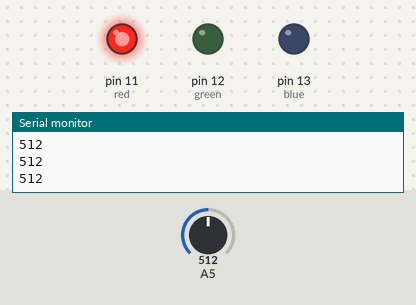
Bench run of a sketch on a simulated Arduino Uno, built with avr-gcc and run on an emulated ATmega328P. Parts: output pins drawn as LEDs (lit = HIGH), the last lines printed to the serial monitor. Dashed ring = blinking. The test bench sets the inputs (shaded band); at power-on: A5 = 512.

Above: at 1.2 s.
1.3 s: A5 set to 687
2.8 s: A5 set to 707
At 3.2 s:
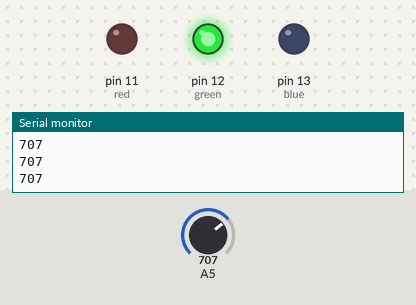
4.3 s: A5 set to 793
5.8 s: A5 set to 810
At 7.1 s:
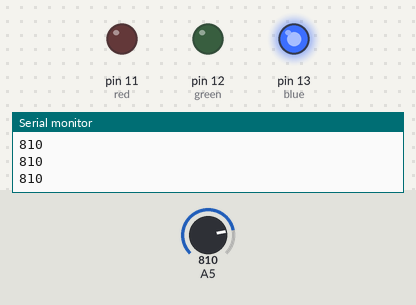
7.4 s: A5 set to 882
8.9 s: A5 set to 918
At 9.09 s:
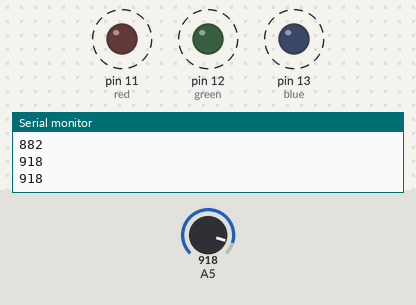
Timing chart, 0 to 12.9 s (numbered marks = the images above; inputs shaded):
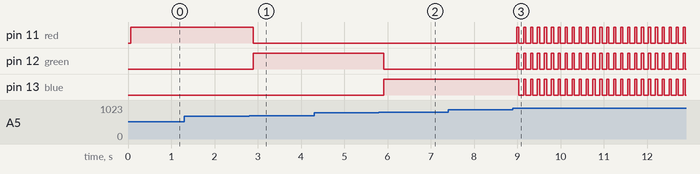

Measured:
- the behaviour switches between 700 and 701 on A5 (found by bisection; images 0 and 1)
- the behaviour switches between 800 and 801 on A5 (found by bisection; images 1 and 2)
- the behaviour switches between 900 and 901 on A5 (found by bisection; images 2 and 3)
- after the input at 2.8 s, pin 11 (red): HIGH → LOW after 0.09 s; pin 12 (green): LOW → HIGH after 0.09 s
- after the input at 5.8 s, pin 12 (green): HIGH → LOW after 0.11 s; pin 13 (blue): LOW → HIGH after 0.11 s
- after the input at 8.9 s, pin 11 (red), pin 12 (green): alternates HIGH for 0.05 s and LOW for 0.11 s, starting after 0.09 s; pin 13 (blue): alternates HIGH for 0.05 s and LOW for 0.11 s, starting after 0.14 s

The sketch:

POTENTIOMETER_STUDY.ino
```cpp
int button = 10;
int red = 11;
int green = 12;
int blue = 13;
int ledColor;
int potValue = 0;

void setup() {
  Serial.begin(9600);
  pinMode(red,OUTPUT);
  pinMode(green,OUTPUT);
  pinMode(blue,OUTPUT);
  pinMode(button,INPUT);
  pinMode(A5,INPUT);
}

void loop() {
  potValue = analogRead(A5);
  Serial.println(potValue);
  delay(60);
  if(potValue <= 500)
    lightAllLed(HIGH);
  else if(potValue > 500 && potValue <= 700){
    lightAllLed(LOW);
    lightRed();
  }
    else if(potValue > 700 && potValue <= 800){
    lightAllLed(LOW);
    lightGreen();
  }
    else if(potValue > 800 && potValue <= 900){
    lightAllLed(LOW);
    lightBlue();
  }
    else if(potValue > 900 && potValue <= 1000){
    lightAllLed(HIGH);
    delay(50);
    lightAllLed(LOW);
    delay(50);
  }
  else
    lightAllLed(LOW);
}

void selectLedColor(int colorOfLed, boolean stateOfLed ){
  digitalWrite(colorOfLed,stateOfLed);
}

void lightAllLed(boolean ledState){
  selectLedColor(red,ledState);
  selectLedColor(green,ledState);
  selectLedColor(blue,ledState);
}
void lightRed(){
  selectLedColor(red,HIGH);
}

void lightGreen(){
  selectLedColor(green,HIGH);
}

void lightBlue(){
  selectLedColor(blue,HIGH);
}
```
